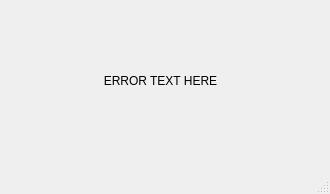
<?xml version="1.0" encoding="UTF-8"?>
<ui version="4.0">
 <class>MainWindow</class>
 <widget class="QMainWindow" name="MainWindow">
  <property name="geometry">
   <rect>
    <x>0</x>
    <y>0</y>
    <width>330</width>
    <height>194</height>
   </rect>
  </property>
  <property name="minimumSize">
   <size>
    <width>330</width>
    <height>194</height>
   </size>
  </property>
  <property name="maximumSize">
   <size>
    <width>330</width>
    <height>194</height>
   </size>
  </property>
  <property name="windowTitle">
   <string>Error</string>
  </property>
  <widget class="QWidget" name="centralwidget">
   <widget class="QLabel" name="lbl_error">
    <property name="geometry">
     <rect>
      <x>0</x>
      <y>0</y>
      <width>321</width>
      <height>161</height>
     </rect>
    </property>
    <property name="layoutDirection">
     <enum>Qt::LeftToRight</enum>
    </property>
    <property name="text">
     <string>ERROR TEXT HERE</string>
    </property>
    <property name="scaledContents">
     <bool>false</bool>
    </property>
    <property name="alignment">
     <set>Qt::AlignCenter</set>
    </property>
   </widget>
  </widget>
  <widget class="QMenuBar" name="menubar">
   <property name="geometry">
    <rect>
     <x>0</x>
     <y>0</y>
     <width>330</width>
     <height>26</height>
    </rect>
   </property>
  </widget>
  <widget class="QStatusBar" name="statusbar"/>
 </widget>
 <resources/>
 <connections/>
</ui>
